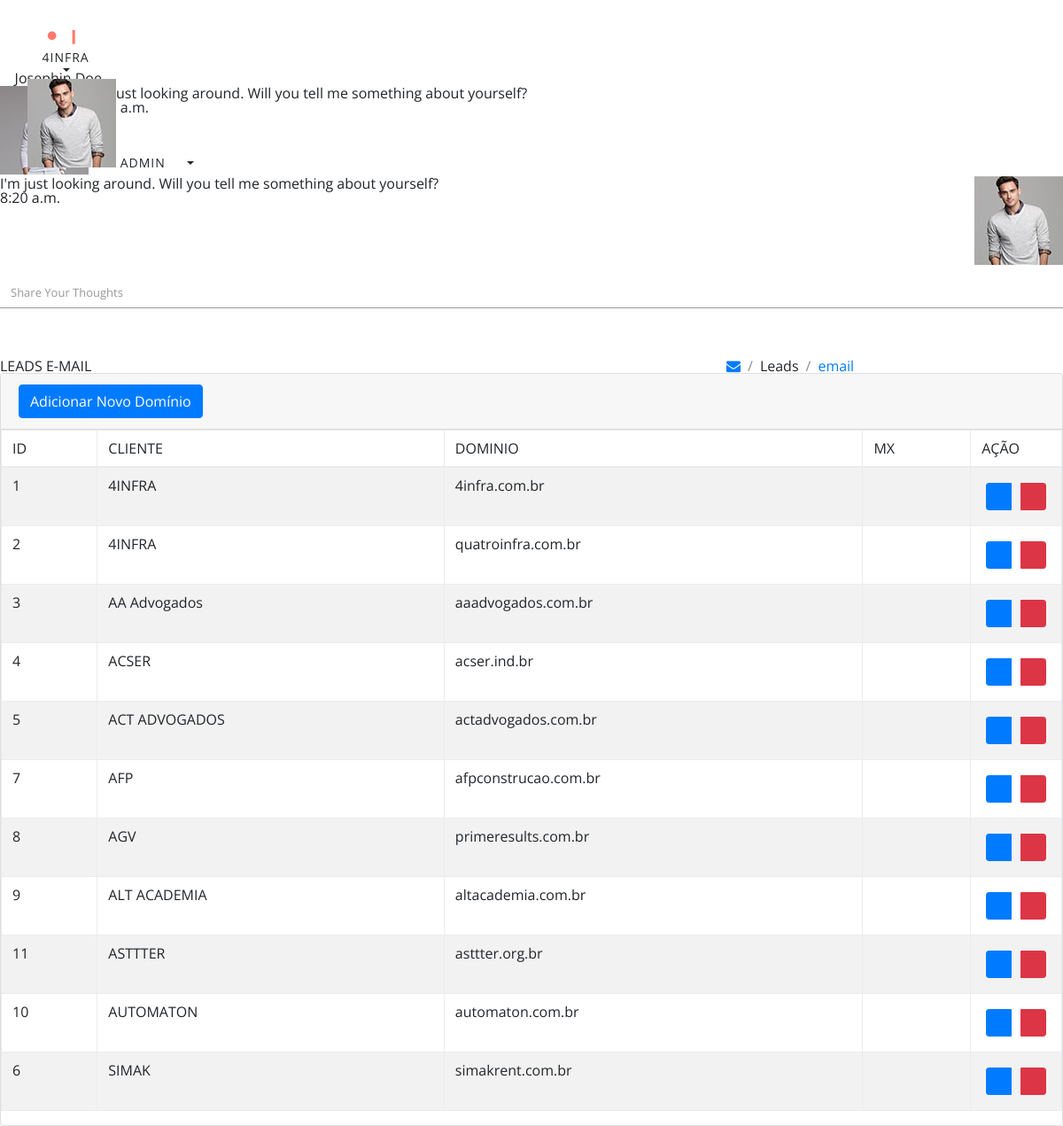
The page /dominio (signed in) on the database its author committed.
### tables this page shows
CREATE TABLE `cadastro_dominio` (
  `id` int(11) NOT NULL AUTO_INCREMENT,
  `id_entidade` int(11) NOT NULL,
  `nomeDominio` varchar(50) NOT NULL,
  `nomeCliente` varchar(50) NOT NULL,
  PRIMARY KEY (`id`)
);

### core/controller.php (called while the page is built, shortened)
<?php
class controller {
    public function loadTemplate($viewName, $viewDados = array()) {
        require 'views/template.php';
    }
    public function loadViewInTemplate($viewName, $viewDados = array()) {
        extract($viewDados);
        require 'views/'.$viewName.'.php';
    }
}

### core/Core.php (called while the page is built, shortened)
<?php
class Core {
    public function run(){
        $url = '/';
        if (isset($_GET['url'])) {
            $url .= $_GET['url'];
        }
        $params = array();
        if (!empty($url) && $url !='/') {
            $url = explode('/', $url);
            array_shift($url);
            array_shift($url);
            if (isset($url[0]) && !empty($url[0])) {
                $currentAction = $url[0];
                array_shift($url);
            } else {
                $currentAction = 'index';
            }
        } else {
            $currentController = 'dashboardController';
            $currentAction = 'index';
        }
        $c = new $currentController();
        call_user_func_array(array($c, $currentAction), $params);
    }
}

### index.php (called while the page is built, shortened)
<?php
$core = new Core();
$core->run();
?>

### core/model.php (called while the page is built, shortened)
<?php
class model {
    public function __construct()
    {
        global $db;
        $this->db = $db;
    }
}

### models/Dominio.php (called while the page is built, shortened)
<?php
class Dominio extends model {
    public function getListDominio($id_entidade){
        $sql = $this->db->prepare("SELECT * FROM cadastro_dominio WHERE id_entidade = :id_entidade order by nomeCliente");
        $sql->bindValue(':id_entidade', $id_entidade);
        $sql->execute();
        $array = $sql->fetchAll();
        return $array;
    }
}

### models/Usuarios.php (called while the page is built, shortened)
<?php
class Usuarios extends model {
    private $userInfo;
    public function setLoggedUsuario(){
        if(isset($_SESSION['sessionName']) && !empty($_SESSION['sessionName'])){
            $id = $_SESSION['sessionId'];
            $sql = $this->db->prepare("SELECT * FROM usuario WHERE id = :id");
            $sql->bindValue(':id', $id);
            $sql->execute();
            if ($sql->rowCount() > 0) {
                $this->userInfo = $sql->fetch();
            }
        }
    }
    public function getEntidade() {
        if (isset($this->userInfo['id_entidade'])) {
            return $this->userInfo['id_entidade'];
        } else {
            return 0;
        }
    }
}

### models/Entidades.php (called while the page is built, shortened)
<?php
class Entidades extends model {
    private $entidadeInfo;
    public function __construct($id)
    {
        $sql = $this->db->prepare("SELECT * FROM entidade WHERE id = :id");
        $sql->bindValue(':id', $id);
        $sql->execute();
        if ($sql->rowCount() > 0) {
            $this->entidadeInfo = $sql->fetch();
        }
    }
    public function getNome(){
        if (isset($this->entidadeInfo['nome'])) {
            return $this->entidadeInfo['nome'];
        } else {
            return '';
        }
    }
}

### views/dominio.php (the view, shortened to what this page needs)
<div class="page-header">
    <div class="row align-items-end">
        <div class="col-lg-8">
            <div class="page-header-title">
                <div class="d-inline">
                    <h4>LEADS E-MAIL</h4>
                </div>
            </div>
        </div>
        <div class="col-lg-4">
            <div class="page-header-breadcrumb">
                <ul class="breadcrumb-title">
                    <li class="breadcrumb-item">
                        <a href="<?php echo BASE_URL;?>email"> <i class="fa fa-envelope"></i> </a>
                    </li>
                    <li class="breadcrumb-item">Leads
                    </li>
                    <li class="breadcrumb-item"><a href="<?php echo BASE_URL;?>email">email</a>
                    </li>
                </ul>
            </div>
        </div>
    </div>
</div>
<div class="card">
    <div class="card-header">
        <a href="<?php echo BASE_URL ;?>dominio/add" class="btn btn-primary sweet-1 m-b-10">Adicionar Novo Domínio</a>
    </div>
    <div class="card-block">
        <div class="table-responsive">
            <table class="table table-striped table-bordered" id="example-2">
                <thead>
                    <tr>
                        <th>ID</th>
                        <th>CLIENTE</th>
                        <th>DOMINIO</th>
                        <th>MX</th>
                        <th>AÇÃO</th>
                    </tr>
                </thead>
                <tbody>
                    <?php foreach($getListDominio as $dominio):?>
                    <tr>
                        <th scope="row"><?php echo $dominio['id'];?></th>
                        <td class="tabledit-view-mode">
                            <span class="tabledit-span"><?php echo $dominio['nomeCliente'];?></span>
                        </td>
                        <td class="tabledit-view-mode">
                            <span class="tabledit-span"><?php echo $dominio['nomeDominio'];?></span>
                        </td>
                        <td class="tabledit-view-mode">
                        </td>
                        <td style="white-space: nowrap; width: 1%;">
                            <div class="tabledit-toolbar btn-toolbar" style="text-align: left;">
                                <div class="btn-group btn-group-sm" style="float: none;">
                                    <a href="<?php echo BASE_URL ;?>dominio/edit/<?php echo $dominio['id'];?>" class="tabledit-edit-button btn btn-primary waves-effect waves-light" style="float: none;margin: 5px;">
                                        <span class="icofont icofont-ui-edit"></span>
                                    </a>
                                    <a href="<?php echo BASE_URL ;?>dominio/delet/<?php echo $dominio['id'];?>" class="tabledit-delete-button btn btn-danger waves-effect waves-light" style="float: none;margin: 5px;">
                                        <span class="icofont icofont-ui-delete"></span>
                                    </a>
                                </div>
                            </div>
                        </td>
                    </tr>
                    <?php endforeach;?>
                </tbody>
            </table>
        </div>
    </div>
</div>

### assets/extra-pages/landingpage/assets/css/style.css (style rules this page uses)
html, body, div, span, applet, object, iframe, h1, h2, h3, h4, h5, h6, p, blockquote, pre, a, abbr, acronym, address, big, cite, code, del, dfn, em, img, ins, kbd, q, s, samp, small, strike, strong, sub, sup, tt, var, b, u, i, center, dl, dt, dd, ol, ul, li, fieldset, form, label, legend, table, caption, tbody, tfoot, thead, tr, th, td, article, aside, canvas, details, embed, figure, figcaption, footer, header, hgroup, menu, nav, output, ruby, section, summary, time, mark, audio, video { margin: 0; padding: 0; border: 0; font-size: 100%; font: inherit; vertical-align: baseline; font-weight:400; }
body { font-family:"Open Sans",sans-serif; line-height: 1; }
ol, ul { list-style: none; }
table { border-collapse: collapse; border-spacing: 0; }
html * { text-rendering: optimizeLegibility !important; -webkit-font-smoothing: antialiased; -moz-osx-font-smoothing: grayscale; }
body { -webkit-font-smoothing: antialiased; -moz-osx-font-smoothing: grayscale; }
*, *:after, *:before { -webkit-box-sizing: border-box; -moz-box-sizing: border-box; box-sizing: border-box; }

### rows shown on the page
cadastro_dominio: id "1", nomeCliente "4INFRA", nomeDominio "4infra.com.br"
cadastro_dominio: id "2", nomeCliente "4INFRA", nomeDominio "quatroinfra.com.br"
cadastro_dominio: id "3", nomeCliente "AA Advogados", nomeDominio "aaadvogados.com.br"
cadastro_dominio: id "4", nomeCliente "ACSER", nomeDominio "acser.ind.br"
cadastro_dominio: id "5", nomeCliente "ACT ADVOGADOS", nomeDominio "actadvogados.com.br"
cadastro_dominio: id "7", nomeCliente "AFP", nomeDominio "afpconstrucao.com.br"
cadastro_dominio: id "8", nomeCliente "AGV", nomeDominio "primeresults.com.br"
cadastro_dominio: id "9", nomeCliente "ALT ACADEMIA", nomeDominio "altacademia.com.br"
cadastro_dominio: id "11", nomeCliente "ASTTTER", nomeDominio "asttter.org.br"
cadastro_dominio: id "10", nomeCliente "AUTOMATON", nomeDominio "automaton.com.br"
cadastro_dominio: id "6", nomeCliente "SIMAK", nomeDominio "simakrent.com.br"

### other values the page prints
$viewDados['nomeEntidade'] "4INFRA"
$_SESSION['sessionName'] "ADMIN"
